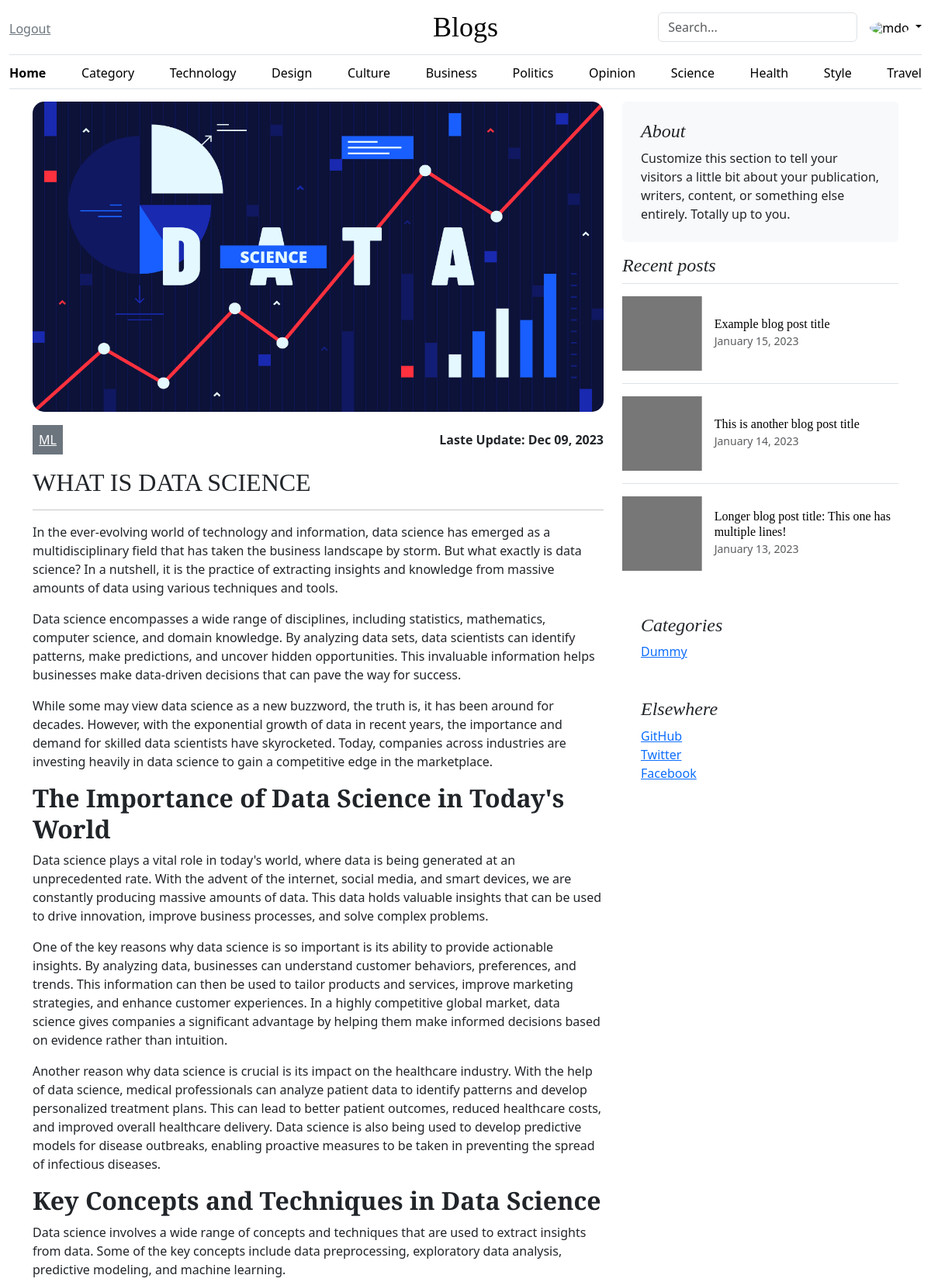
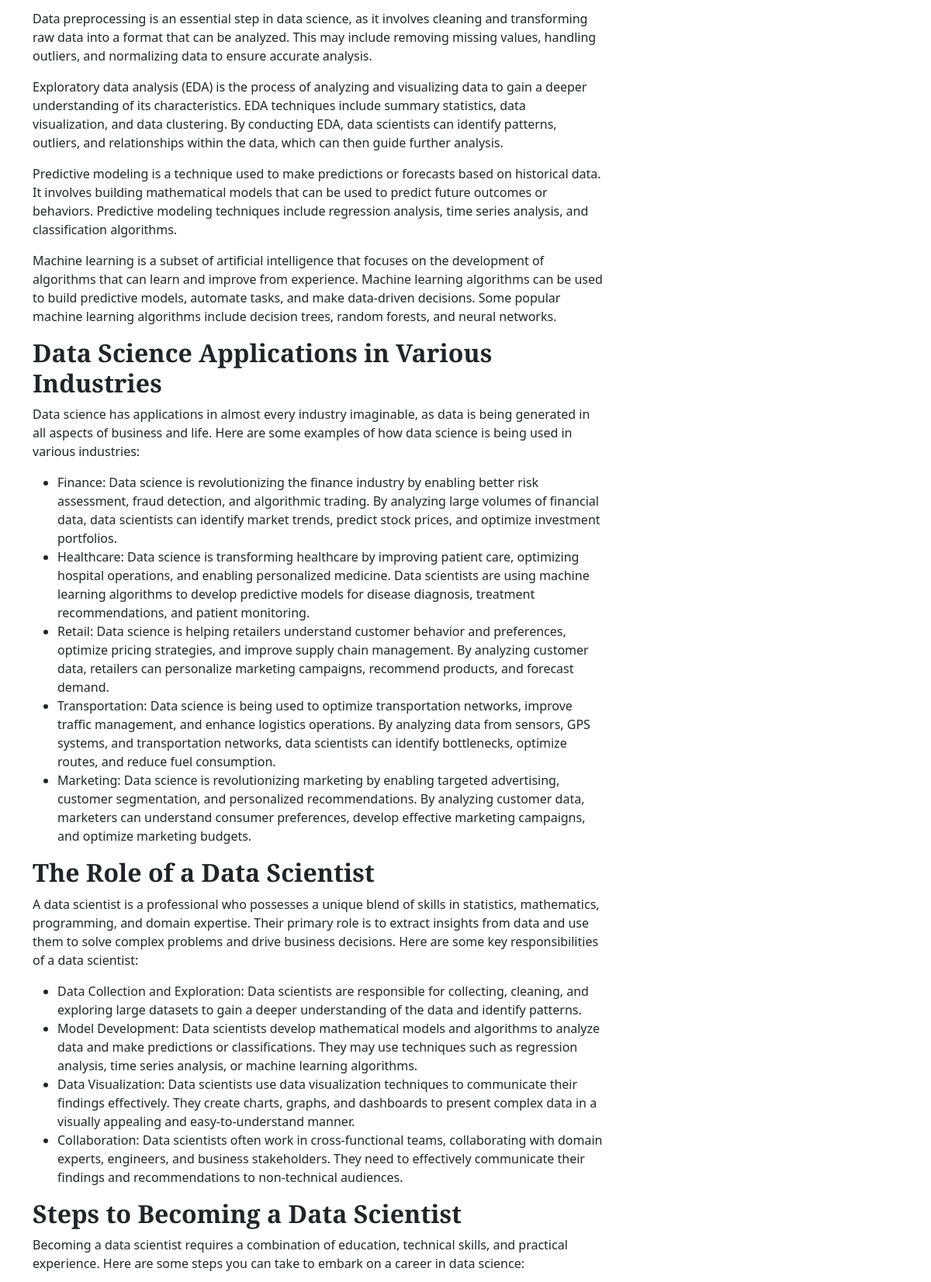
The page /post/what-is-data-science-wajahat-3 (signed in, upper part) on the database its author committed (2 pictures, top to bottom).
### core/models.py (models this page shows, shortened)
class Post(models.Model):
    STATUS = (
        ('Draft','Draft'),
        ('Publish','Publish')
    )
    featured_img = models.ImageField(upload_to='post/')
    title = models.CharField(max_length=255)
    author = models.CharField(max_length=30)
    category = models.ForeignKey(Category, on_delete=models.CASCADE)
    date = models.DateTimeField(auto_now_add=True)
    update = models.DateTimeField(auto_now=True, null=True)
    content = RichTextField()
    slug = models.CharField(max_length=255, unique=True)
    status = models.CharField(choices=STATUS, max_length=150)

class Category(models.Model):
    name = models.CharField(max_length=255)
    date = models.DateTimeField(auto_now_add=True)
    slug = models.CharField(max_length=50, unique=True, blank=True, null=True)
    def __str__(self):
        return self.name

### core/views.py (the view)
# urls.py: path("post/<str:slug>", views.view_post, name="post_view"),
def view_post(request, slug):
    post = get_object_or_404(Post, slug=slug)
    context = {
        "post":post
    }
    return render(request, "single.html",context)

### template/single.html (shortened to what this page needs)
{% extends "base.html" %}
{% load static %}
{% block content %}
<div class="container">
    <div class="row">
        <div class="col-md-8">
            <div>
                <img src="{{post.featured_img.url}}" style="height: 400px;width: 100%;border-radius:15px;" class="img-fluid" alt="">
            </div>
            <br>
            <div class="row">
                <div class="col-md-6">
                    <a href="" class="bg-secondary my-5 p-2 text-white">{{post.category}}</a>
                </div>
                <div class="col-md-6">
                    <span class="float-end fw-bold  ">Laste Update: {{post.date|date:"M d, Y"}}</span>
                </div>
            </div>
            <br>
            <h2>{{post.title}}</h2>
            <hr>
            <div>
                {{post.content|safe}}
            </div>
        </div>
        <div class="col-md-4">
            <div class="position-sticky" style="top: 2rem;">
                <div class="p-4 mb-3 bg-body-tertiary rounded">
                  <h4 class="fst-italic">About</h4>
                  <p class="mb-0">Customize this section to tell your visitors a little bit about your publication, writers, content, or something else entirely. Totally up to you.</p>
                </div>
                <div>
                  <h4 class="fst-italic">Recent posts</h4>
                  <ul class="list-unstyled">
                    <li>
                      <a class="d-flex flex-column flex-lg-row gap-3 align-items-start align-items-lg-center py-3 link-body-emphasis text-decoration-none border-top" href="#">
                        <svg class="bd-placeholder-img" width="100%" height="96" xmlns="http://www.w3.org/2000/svg" aria-hidden="true" preserveAspectRatio="xMidYMid slice" focusable="false"><rect width="100%" height="100%" fill="#777"/></svg>
                        <div class="col-lg-8">
                          <h6 class="mb-0">Example blog post title</h6>
                          <small class="text-body-secondary">January 15, 2023</small>
                        </div>
                      </a>
                    </li>
                    <li>
                      <a class="d-flex flex-column flex-lg-row gap-3 align-items-start align-items-lg-center py-3 link-body-emphasis text-decoration-none border-top" href="#">
                        <svg class="bd-placeholder-img" width="100%" height="96" xmlns="http://www.w3.org/2000/svg" aria-hidden="true" preserveAspectRatio="xMidYMid slice" focusable="false"><rect width="100%" height="100%" fill="#777"/></svg>
                        <div class="col-lg-8">
                          <h6 class="mb-0">This is another blog post title</h6>
                          <small class="text-body-secondary">January 14, 2023</small>
                        </div>
                      </a>
                    </li>
                    <li>
                      <a class="d-flex flex-column flex-lg-row gap-3 align-items-start align-items-lg-center py-3 link-body-emphasis text-decoration-none border-top" href="#">
                        <svg class="bd-placeholder-img" width="100%" height="96" xmlns="http://www.w3.org/2000/svg" aria-hidden="true" preserveAspectRatio="xMidYMid slice" focusable="false"><rect width="100%" height="100%" fill="#777"/></svg>
                        <div class="col-lg-8">
                          <h6 class="mb-0">Longer blog post title: This one has multiple lines!</h6>
                          <small class="text-body-secondary">January 13, 2023</small>
                        </div>
                      </a>
                    </li>
                  </ul>
                </div>
                <div class="p-4">
                  <h4 class="fst-italic">Categories</h4>
                  <ol class="list-unstyled mb-0">
                     <li><a href="#">Dummy</a></li>
                  </ol>
                </div>
                <div class="p-4">
                  <h4 class="fst-italic">Elsewhere</h4>
                  <ol class="list-unstyled">
                    <li><a href="#">GitHub</a></li>
                    <li><a href="#">Twitter</a></li>
                    <li><a href="#">Facebook</a></li>
                  </ol>
                </div>
              </div>
        </div>
    </div>
</div>
{% endblock content %}

### static/css/blog.css (style rules this page uses)
h1, h2, h3, h4, h5, h6 { font-family: "Playfair Display", Georgia, "Times New Roman", serif; }

### template/base.html (style rules this page uses)
.bd-placeholder-img { font-size: 1.125rem; text-anchor: middle; -webkit-user-select: none; -moz-user-select: none; user-select: none; }

### rows shown on the page
Post: featured_img (picture), category "ML", date "Dec 09, 2023", title "WHAT IS DATA SCIENCE", content "In the ever-evolving world of technology and information, data science has emerged as a multidisciplinary field that has taken the business landscape by storm. But what exactly is data science? In a nutshell, it is the practice of extracting insights and knowledge from massive amounts of data using various techniques and tools. Data science encompasses a wide range of disciplines, including statistics, mathematics, computer science, and domain knowledge. By analyzing data sets, data scientists can identify patterns, make predictions, and uncover hidden opportunities. This invaluable information helps businesses make data-driven decisions that can pave the way for success. While some may…"
